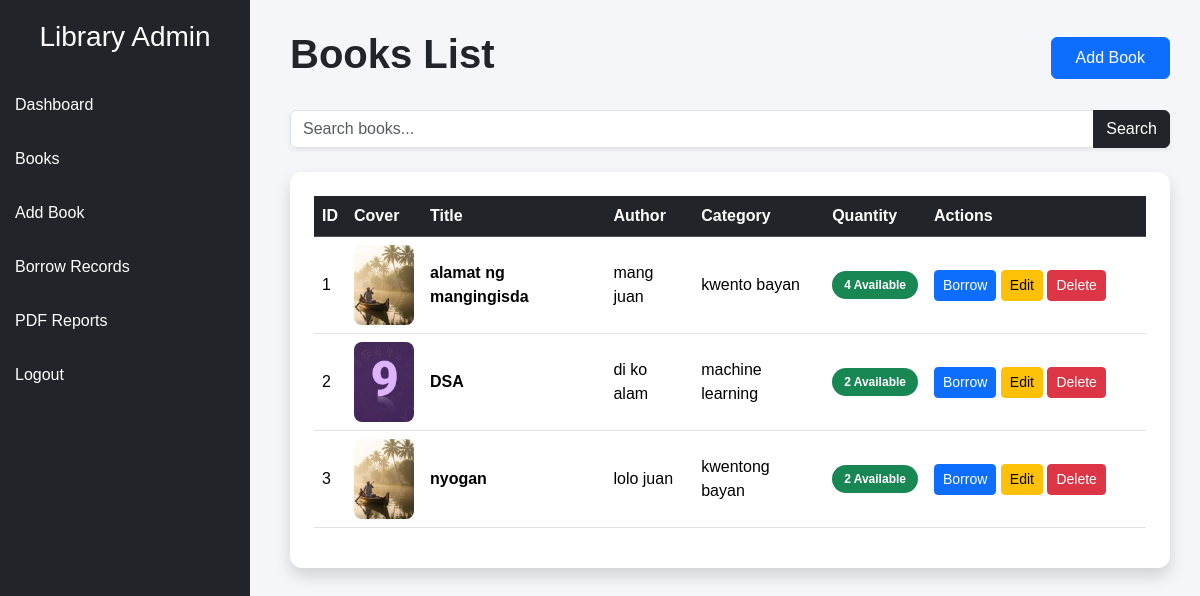
The page /books (signed in) on the database as committed earlier.
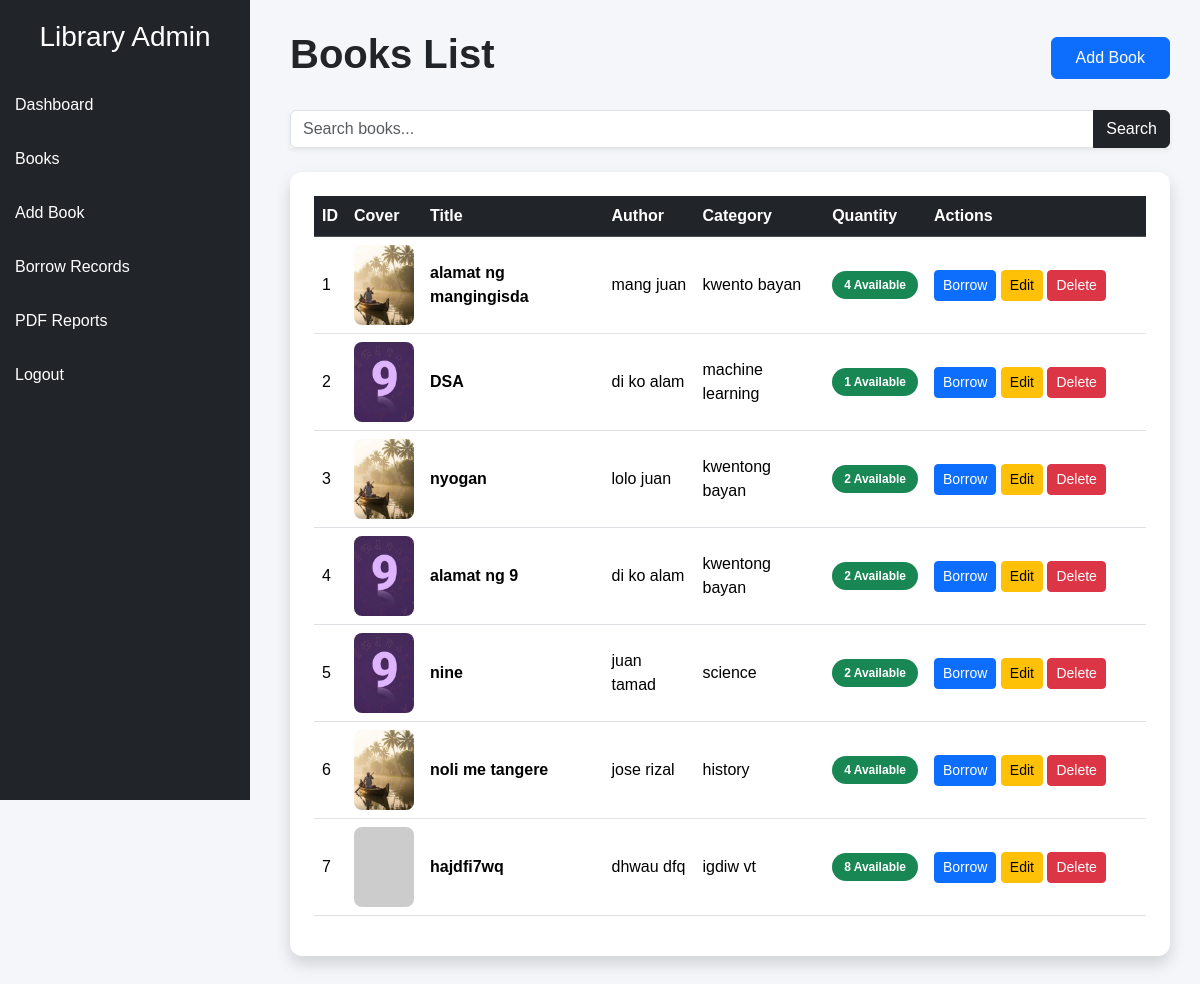
The same page on the database as committed later.
### tables this page shows
CREATE TABLE books (
    id INTEGER PRIMARY KEY AUTOINCREMENT,
    title TEXT NOT NULL,
    author TEXT NOT NULL,
    category TEXT NOT NULL,
    quantity INTEGER NOT NULL,
    cover_image TEXT
);

### app.py (the view)
@app.route('/books')
@login_required
def books():
    search = request.args.get('search', '')
    conn = sqlite3.connect('database.db')
    cursor = conn.cursor()
    cursor.execute("""
    SELECT * FROM books
    WHERE title LIKE ?
    """, ('%' + search + '%',))
    books = cursor.fetchall()
    conn.close()
    return render_template(
        'books.html',
        books=books
    )

### app.py (called while the page is built)
def login_required(f):
    @wraps(f)
    def decorated_function(*args, **kwargs):
        if 'user' not in session:
            return redirect('/login')
        return f(*args, **kwargs)
    return decorated_function

### templates/books.html (shortened to what this page needs)
<!DOCTYPE html>
<html>
<head>
    <link href="https://cdn.jsdelivr.net/npm/bootstrap@5.3.3/dist/css/bootstrap.min.css" rel="stylesheet">
</head>
<body>
<div class="sidebar">
    <h3 class="text-white text-center mb-4">
        Library Admin
    </h3>
    <a href="/">Dashboard</a>
    <a href="/books">Books</a>
    <a href="/add_book">Add Book</a>
    <a href="/borrow_records">Borrow Records</a>
    <a href="/generate_report">PDF Reports</a>
    <a href="/logout">Logout</a>
</div>
<div class="content">
    <div class="d-flex justify-content-between align-items-center mb-4">
        <h1 class="fw-bold">
            Books List
        </h1>
        <a href="/add_book" class="btn btn-primary px-4 py-2">
            Add Book
        </a>
    </div>
    <form method="GET" class="mb-4">
        <div class="input-group shadow-sm">
            <input
                type="text"
                name="search"
                class="form-control"
                placeholder="Search books..."
            >
            <button class="btn btn-dark">
                Search
            </button>
        </div>
    </form>
    <div class="card shadow p-4">
        <table class="table table-hover align-middle">
            <thead class="table-dark">
                <tr>
                    <th>ID</th>
                    <th>Cover</th>
                    <th>Title</th>
                    <th>Author</th>
                    <th>Category</th>
                    <th>Quantity</th>
                    <th width="220">Actions</th>
                </tr>
            </thead>
            <tbody>
                {% for book in books %}
                <tr>
                    <td>{{ book[0] }}</td>
                    <td>
                        {% if book[5] %}
                        <img
                            src="{{ url_for('static', filename='uploads/' + book[5]) }}"
                            width="60"
                            height="80"
                        >
                        {% else %}
                        <img
                            src="https://via.placeholder.com/60x80?text=No+Image"
                            width="60"
                            height="80"
                        >
                        {% endif %}
                    </td>
                    <td class="fw-semibold">
                        {{ book[1] }}
                    </td>
                    <td>{{ book[2] }}</td>
                    <td>{{ book[3] }}</td>
                    <td>
                        {% if book[4] > 0 %}
                        <span class="badge bg-success badge-stock">
                            {{ book[4] }} Available
                        </span>
                        {% else %}
                        <span class="badge bg-danger badge-stock">
                            Out of Stock
                        </span>
                        {% endif %}
                    </td>
                    <td>
                        {% if book[4] > 0 %}
                        <a
                           href="/borrow_book/{{ book[0] }}"
                           class="btn btn-primary btn-sm"
                        >
                           Borrow
                        </a>
                        {% endif %}
                        <a
                            href="/edit_book/{{ book[0] }}"
                            class="btn btn-warning btn-sm"
                        >
                            Edit
                        </a>
                        <a
                            href="/delete_book/{{ book[0] }}"
                            class="btn btn-danger btn-sm"
                            onclick="return confirm('Delete this book?')"
                        >
                            Delete
                        </a>
                    </td>
                </tr>
                {% endfor %}
            </tbody>
        </table>
    </div>
</div>
</body>
</html>

### templates/books.html (style rules this page uses)
body { background:#f4f6f9; font-family:Arial, sans-serif; }
.sidebar { width:250px; height:100vh; background:#212529; position:fixed; padding-top:20px; }
.sidebar a { color:white; display:block; padding:15px; text-decoration:none; transition:0.3s; }
.content { margin-left:260px; padding:30px; }
.card { border:none; border-radius:12px; }
.table img { border-radius:8px; object-fit:cover; }
.badge-stock { padding:8px 12px; border-radius:20px; font-size:12px; }

Rows that differ between the two databases and show on the page:
changed books "DSA": quantity "2" → "1"
added books: id "4", cover_image (picture), title "alamat ng 9", author "di ko alam", category "kwentong bayan", quantity "2"
added books: id "5", cover_image (picture), title "nine", author "juan tamad", category "science", quantity "2"
added books: id "6", cover_image (picture), title "noli me tangere", author "jose rizal", category "history", quantity "4"
added books: id "7", title "hajdfi7wq", author "dhwau dfq", category "igdiw vt", quantity "8"
